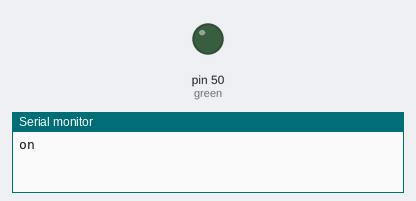
Bench run of a sketch on a simulated Arduino Mega 2560, built with avr-gcc and run on an emulated ATmega2560. Shown: output pins drawn as LEDs (lit = HIGH), the last lines printed to the serial monitor.

Above: at 1.0 s.
At 3.0 s:
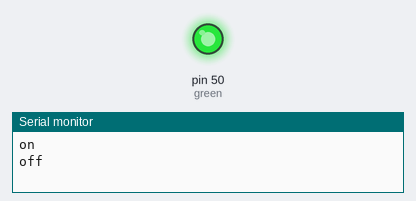
Timing chart, 0 to 5.2 s (numbered marks = the images above):
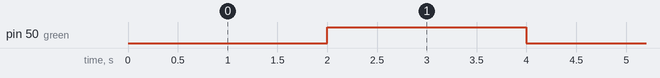

The sketch:

moreRGBpractice.ino
```cpp
int green = 50;


void setup() {
  // put your setup code here, to run once:
Serial.begin(9600);
pinMode(green, OUTPUT);
}

void loop() {
  // put your main code here, to run repeatedly:
digitalWrite(green, LOW);
Serial.println("on");
delay(2000);
digitalWrite(green, HIGH);
Serial.println("off");
delay(2000);
digitalWrite(green, LOW);
}
```

Measured:
- by itself, pin 50 (green): alternates HIGH for 2.0 s and LOW for 2.0 s
